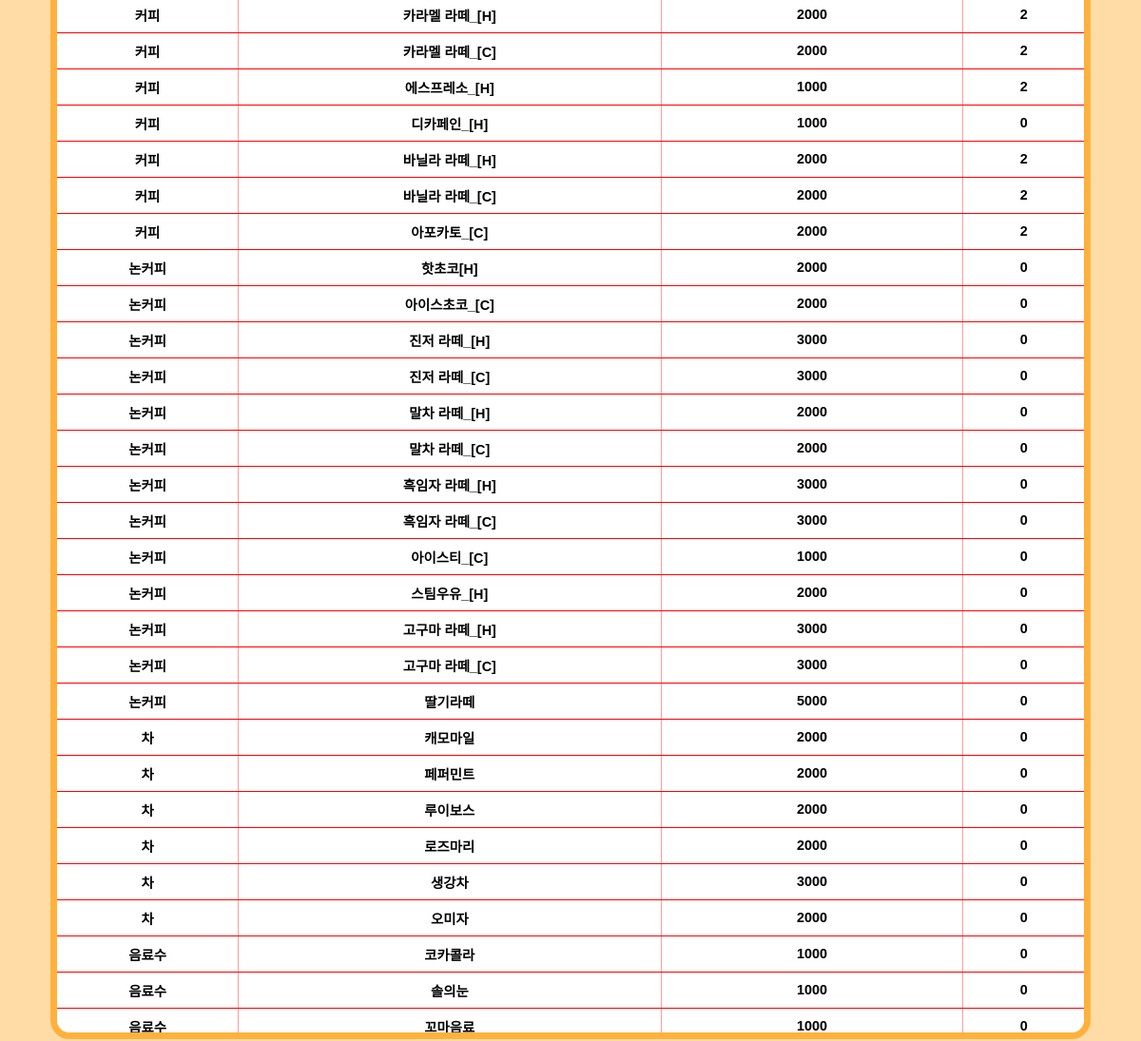
The app's page /Menu_list/ (middle part), older data.
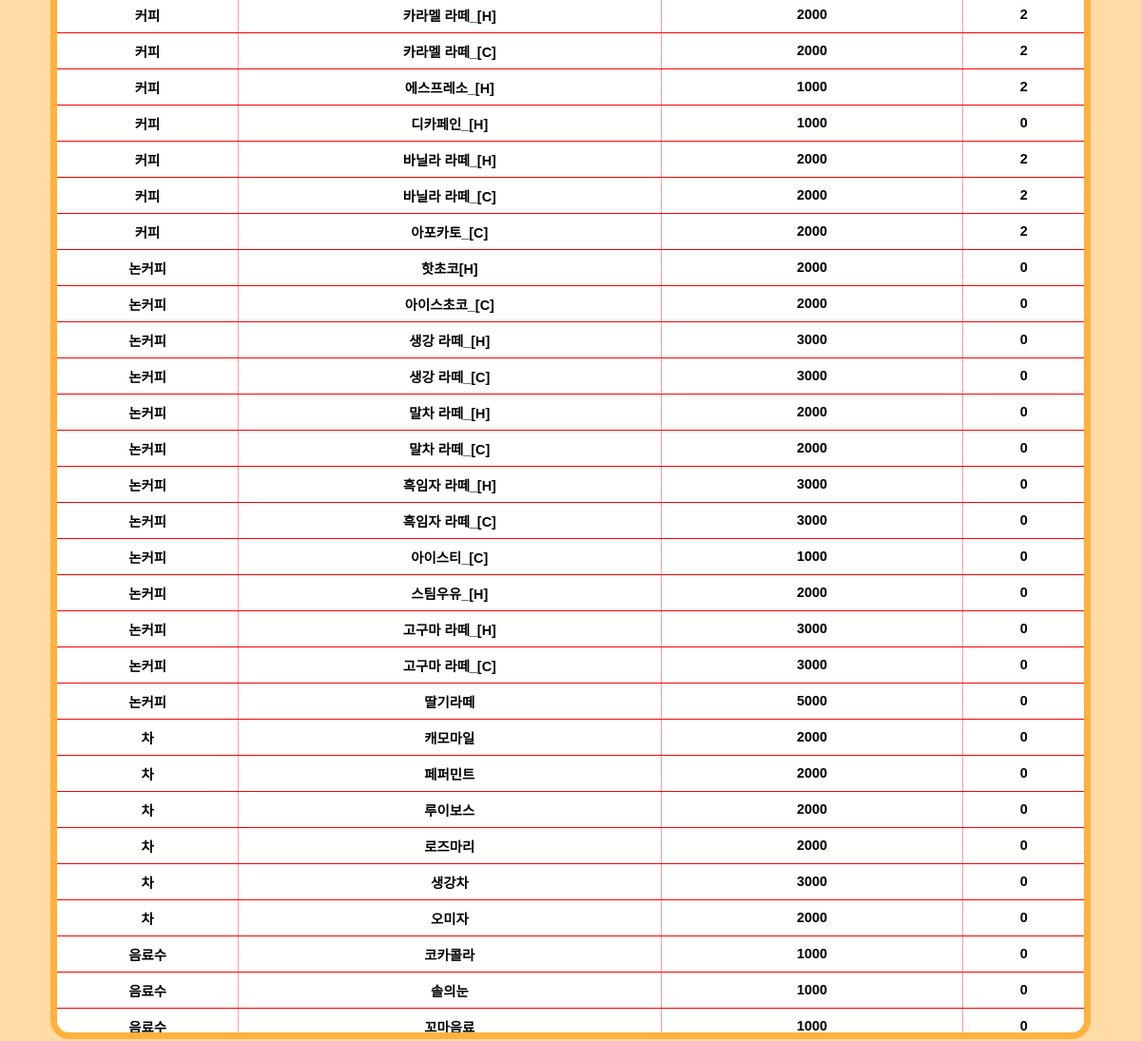
The same page, newer data.
### main/models.py (models this page shows, shortened)
class CafeMenu(models.Model):
    category = models.CharField(max_length=255)
    deg = models.CharField(max_length=255)
    en = models.CharField(max_length=255)
    name = models.CharField(max_length=255)
    price = models.DecimalField(max_digits=10, decimal_places=0)
    img = models.CharField(max_length=255)
    options = models.CharField(max_length=255, default='')
    shot = models.DecimalField(max_digits=10, decimal_places=0, null=True)
    deg_num = models.DecimalField(max_digits=10, decimal_places=0, null=True)

### main/views.py (the view)
# urls.py: path('Menu_list/', MenuList.as_view()),
class MenuList(APIView):
    def get(self, request):
        today = timezone.now().date()
        menu_list = CafeMenu.objects.all().order_by('id')
        cafeoption = CafeOption.objects.all()
        context = {
            'today': today,
            'menu_list': menu_list,
            'cafeoption': cafeoption,
        }
        return render(request, 'main/menu_list.html', context)

### templates/main/menu_list.html (shortened to what this page needs)
<!DOCTYPE html>
<html lang="en">
<head>
    {% load static %}
    {% load humanize %}
    <link rel="stylesheet" type="text/css" href="{% static 'menu_list/menu_list.css' %}">
</head>
<body>
<div class="menu-list-content">
    <div class="menu-list-container-view">
        <table>
            <tbody>
            {% for list in menu_list %}
            <tr>
                <td class="menu-category">
                    {{ list.category }}
                </td>
                <td class="menu-name">
                    {{ list.name }}
                </td>
                <td class="menu-price">
                    {{ list.price }}
                </td>
                <td class="menu-shot">
                    {{ list.shot }}
                </td>
            </tr>
            {% endfor %}
            </tbody>
        </table>
    </div>
</div>
</body>
</html>

Row changes from the older to the newer data that the page shows:
changed CafeMenu: name "진저 라떼_[H]" → "생강 라떼_[H]"
changed CafeMenu: name "진저 라떼_[C]" → "생강 라떼_[C]"
